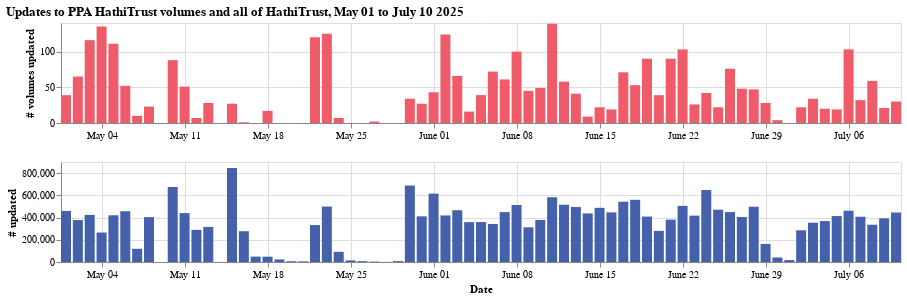

This figure's notebook cell:
### Code cell
ppa_ht_numchart = (
    alt.vconcat(ppa_num_chart, num_chart)
    .resolve_axis(x="shared")
    .properties(
        title=f"Updates to PPA HathiTrust volumes and all of HathiTrust, {earliest.strftime('%B %d')} to {latest.strftime('%B %d %Y')}"
    )
)

# saving this chart fails for smoe reason
# ppa_ht_numchart.save("figures/ppa_and_hathitrust_changes.pdf")

ppa_ht_numchart

### Figure 1 — Vega-Lite specification as saved in the notebook (floating-point values rounded to 4 significant figures)
{"$schema": "https://vega.github.io/schema/vega-lite/v5.20.1.json", "config": {"view": {"continuousHeight": 300, "continuousWidth": 300}}, "data": {"name": "data-224658dfa57a8b78dfff885e230c5faa"}, "datasets": {"data-224658dfa57a8b78dfff885e230c5faa": [{"date": "2025-05-01T00:00:00", "num_updated": 459707, "pct_ppa_updated": 0.007269, "pct_updated": 0.0243, "ppa_updated": 39}, {"date": "2025-05-02T00:00:00", "num_updated": 377472, "pct_ppa_updated": 0.01212, "pct_updated": 0.01995, "ppa_updated": 65}, {"date": "2025-05-03T00:00:00", "num_updated": 423831, "pct_ppa_updated": 0.02162, "pct_updated": 0.0224, "ppa_updated": 116}, {"date": "2025-05-04T00:00:00", "num_updated": 265070, "pct_ppa_updated": 0.02516, "pct_updated": 0.01401, "ppa_updated": 135}, {"date": "2025-05-05T00:00:00", "num_updated": 420486, "pct_ppa_updated": 0.02069, "pct_updated": 0.02222, "ppa_updated": 111}, {"date": "2025-05-06T00:00:00", "num_updated": 457121, "pct_ppa_updated": 0.009692, "pct_updated": 0.02416, "ppa_updated": 52}, {"date": "2025-05-07T00:00:00", "num_updated": 118717, "pct_ppa_updated": 0.001864, "pct_updated": 0.006274, "ppa_updated": 10}, {"date": "2025-05-08T00:00:00", "num_updated": 403917, "pct_ppa_updated": 0.004287, "pct_updated": 0.02135, "ppa_updated": 23}, {"date": "2025-05-10T00:00:00", "num_updated": 675112, "pct_ppa_updated": 0.0164, "pct_updated": 0.03568, "ppa_updated": 88}, {"date": "2025-05-11T00:00:00", "num_updated": 440304, "pct_ppa_updated": 0.009506, "pct_updated": 0.02327, "ppa_updated": 51}, {"date": "2025-05-12T00:00:00", "num_updated": 289095, "pct_ppa_updated": 0.001305, "pct_updated": 0.01528, "ppa_updated": 7}, {"date": "2025-05-13T00:00:00", "num_updated": 316016, "pct_ppa_updated": 0.005219, "pct_updated": 0.0167, "ppa_updated": 28}, {"date": "2025-05-14T00:00:00", "num_updated": 575, "pct_ppa_updated": 0.0, "pct_updated": 3.039e-05, "ppa_updated": 0}, {"date": "2025-05-15T00:00:00", "num_updated": 846329, "pct_ppa_updated": 0.005033, "pct_updated": 0.04473, "ppa_updated": 27}, {"date": "2025-05-16T00:00:00", "num_updated": 277052, "pct_ppa_updated": 0.0001864, "pct_updated": 0.01464, "ppa_updated": 1}, {"date": "2025-05-17T00:00:00", "num_updated": 48732, "pct_ppa_updated": 0.0, "pct_updated": 0.002576, "ppa_updated": 0}, {"date": "2025-05-18T00:00:00", "num_updated": 48021, "pct_ppa_updated": 0.003169, "pct_updated": 0.002538, "ppa_updated": 17}, {"date": "2025-05-19T00:00:00", "num_updated": 22824, "pct_ppa_updated": 0.0, "pct_updated": 0.001206, "ppa_updated": 0}, {"date": "2025-05-20T00:00:00", "num_updated": 6751, "pct_ppa_updated": 0.0, "pct_updated": 0.0003568, "ppa_updated": 0}, {"date": "2025-05-21T00:00:00", "num_updated": 5356, "pct_ppa_updated": 0.0, "pct_updated": 0.0002831, "ppa_updated": 0}, {"date": "2025-05-22T00:00:00", "num_updated": 332550, "pct_ppa_updated": 0.02237, "pct_updated": 0.01758, "ppa_updated": 120}, {"date": "2025-05-23T00:00:00", "num_updated": 499195, "pct_ppa_updated": 0.0233, "pct_updated": 0.02638, "ppa_updated": 125}, {"date": "2025-05-24T00:00:00", "num_updated": 91672, "pct_ppa_updated": 0.001305, "pct_updated": 0.004845, "ppa_updated": 7}, {"date": "2025-05-25T00:00:00", "num_updated": 14506, "pct_ppa_updated": 0.0, "pct_updated": 0.0007667, "ppa_updated": 0}, {"date": "2025-05-26T00:00:00", "num_updated": 7544, "pct_ppa_updated": 0.0, "pct_updated": 0.0003987, "ppa_updated": 0}, {"date": "2025-05-27T00:00:00", "num_updated": 3881, "pct_ppa_updated": 0.0003728, "pct_updated": 0.0002051, "ppa_updated": 2}, {"date": "2025-05-28T00:00:00", "num_updated": 929, "pct_ppa_updated": 0.0, "pct_updated": 4.91e-05, "ppa_updated": 0}, {"date": "2025-05-29T00:00:00", "num_updated": 8020, "pct_ppa_updated": 0.0, "pct_updated": 0.0004239, "ppa_updated": 0}, {"date": "2025-05-30T00:00:00", "num_updated": 687959, "pct_ppa_updated": 0.006337, "pct_updated": 0.03636, "ppa_updated": 34}, {"date": "2025-05-31T00:00:00", "num_updated": 410943, "pct_ppa_updated": 0.005033, "pct_updated": 0.02172, "ppa_updated": 27}, {"date": "2025-06-01T00:00:00", "num_updated": 615189, "pct_ppa_updated": 0.008015, "pct_updated": 0.03251, "ppa_updated": 43}, {"date": "2025-06-02T00:00:00", "num_updated": 419028, "pct_ppa_updated": 0.02311, "pct_updated": 0.02215, "ppa_updated": 124}, {"date": "2025-06-03T00:00:00", "num_updated": 465977, "pct_ppa_updated": 0.0123, "pct_updated": 0.02463, "ppa_updated": 66}, {"date": "2025-06-04T00:00:00", "num_updated": 358816, "pct_ppa_updated": 0.002982, "pct_updated": 0.01896, "ppa_updated": 16}, {"date": "2025-06-05T00:00:00", "num_updated": 359528, "pct_ppa_updated": 0.007269, "pct_updated": 0.019, "ppa_updated": 39}, {"date": "2025-06-06T00:00:00", "num_updated": 342298, "pct_ppa_updated": 0.01342, "pct_updated": 0.01809, "ppa_updated": 72}, {"date": "2025-06-07T00:00:00", "num_updated": 449139, "pct_ppa_updated": 0.01137, "pct_updated": 0.02374, "ppa_updated": 61}, {"date": "2025-06-08T00:00:00", "num_updated": 513151, "pct_ppa_updated": 0.01864, "pct_updated": 0.02712, "ppa_updated": 100}, {"date": "2025-06-09T00:00:00", "num_updated": 312105, "pct_ppa_updated": 0.008388, "pct_updated": 0.0165, "ppa_updated": 45}, {"date": "2025-06-10T00:00:00", "num_updated": 378394, "pct_ppa_updated": 0.009133, "pct_updated": 0.02, "ppa_updated": 49}, {"date": "2025-06-11T00:00:00", "num_updated": 582708, "pct_ppa_updated": 0.02591, "pct_updated": 0.0308, "ppa_updated": 139}, {"date": "2025-06-12T00:00:00", "num_updated": 515628, "pct_ppa_updated": 0.01081, "pct_updated": 0.02725, "ppa_updated": 58}, {"date": "2025-06-13T00:00:00", "num_updated": 495513, "pct_ppa_updated": 0.007642, "pct_updated": 0.02619, "ppa_updated": 41}, {"date": "2025-06-14T00:00:00", "num_updated": 437156, "pct_ppa_updated": 0.001678, "pct_updated": 0.0231, "ppa_updated": 9}, {"date": "2025-06-15T00:00:00", "num_updated": 487611, "pct_ppa_updated": 0.004101, "pct_updated": 0.02577, "ppa_updated": 22}, {"date": "2025-06-16T00:00:00", "num_updated": 446809, "pct_ppa_updated": 0.003541, "pct_updated": 0.02361, "ppa_updated": 19}, {"date": "2025-06-17T00:00:00", "num_updated": 542288, "pct_ppa_updated": 0.01323, "pct_updated": 0.02866, "ppa_updated": 71}, {"date": "2025-06-18T00:00:00", "num_updated": 559878, "pct_ppa_updated": 0.009879, "pct_updated": 0.02959, "ppa_updated": 53}, {"date": "2025-06-19T00:00:00", "num_updated": 408969, "pct_ppa_updated": 0.01678, "pct_updated": 0.02161, "ppa_updated": 90}, {"date": "2025-06-20T00:00:00", "num_updated": 280371, "pct_ppa_updated": 0.007269, "pct_updated": 0.01482, "ppa_updated": 39}, {"date": "2025-06-21T00:00:00", "num_updated": 381278, "pct_ppa_updated": 0.01678, "pct_updated": 0.02015, "ppa_updated": 90}, {"date": "2025-06-22T00:00:00", "num_updated": 505103, "pct_ppa_updated": 0.0192, "pct_updated": 0.0267, "ppa_updated": 103}, {"date": "2025-06-23T00:00:00", "num_updated": 417529, "pct_ppa_updated": 0.004846, "pct_updated": 0.02207, "ppa_updated": 26}, {"date": "2025-06-24T00:00:00", "num_updated": 647451, "pct_ppa_updated": 0.007829, "pct_updated": 0.03422, "ppa_updated": 42}, {"date": "2025-06-25T00:00:00", "num_updated": 470756, "pct_ppa_updated": 0.004101, "pct_updated": 0.02488, "ppa_updated": 22}, {"date": "2025-06-26T00:00:00", "num_updated": 449417, "pct_ppa_updated": 0.01417, "pct_updated": 0.02375, "ppa_updated": 76}, {"date": "2025-06-27T00:00:00", "num_updated": 405193, "pct_ppa_updated": 0.008947, "pct_updated": 0.02142, "ppa_updated": 48}, {"date": "2025-06-28T00:00:00", "num_updated": 497475, "pct_ppa_updated": 0.00876, "pct_updated": 0.02629, "ppa_updated": 47}, {"date": "2025-06-29T00:00:00", "num_updated": 161896, "pct_ppa_updated": 0.005219, "pct_updated": 0.008557, "ppa_updated": 28}, {"date": "2025-06-30T00:00:00", "num_updated": 40566, "pct_ppa_updated": 0.0007456, "pct_updated": 0.002144, "ppa_updated": 4}, {"date": "2025-07-01T00:00:00", "num_updated": 17230, "pct_ppa_updated": 0.0, "pct_updated": 0.0009106, "ppa_updated": 0}, {"date": "2025-07-02T00:00:00", "num_updated": 285218, "pct_ppa_updated": 0.004101, "pct_updated": 0.01507, "ppa_updated": 22}, {"date": "2025-07-03T00:00:00", "num_updated": 353668, "pct_ppa_updated": 0.006337, "pct_updated": 0.01869, "ppa_updated": 34}, {"date": "2025-07-04T00:00:00", "num_updated": 368403, "pct_ppa_updated": 0.003728, "pct_updated": 0.01947, "ppa_updated": 20}, {"date": "2025-07-05T00:00:00", "num_updated": 413547, "pct_ppa_updated": 0.003541, "pct_updated": 0.02186, "ppa_updated": 19}, {"date": "2025-07-06T00:00:00", "num_updated": 461452, "pct_ppa_updated": 0.0192, "pct_updated": 0.02439, "ppa_updated": 103}, {"date": "2025-07-07T00:00:00", "num_updated": 407286, "pct_ppa_updated": 0.005965, "pct_updated": 0.02153, "ppa_updated": 32}, {"date": "2025-07-08T00:00:00", "num_updated": 335421, "pct_ppa_updated": 0.011, "pct_updated": 0.01773, "ppa_updated": 59}, {"date": "2025-07-09T00:00:00", "num_updated": 392793, "pct_ppa_updated": 0.003914, "pct_updated": 0.02076, "ppa_updated": 21}, {"date": "2025-07-10T00:00:00", "num_updated": 445583, "pct_ppa_updated": 0.005592, "pct_updated": 0.02355, "ppa_updated": 30}]}, "resolve": {"axis": {"x": "shared"}}, "title": "Updates to PPA HathiTrust volumes and all of HathiTrust, May 01 to July 10 2025", "usermeta": {"embedOptions": {}}, "vconcat": [{"encoding": {"x": {"axis": {"format": "%B %d", "tickCount": "week"}, "field": "date", "title": "", "type": "temporal"}, "y": {"field": "ppa_updated", "title": "# volumes updated", "type": "quantitative"}}, "height": 100, "mark": {"color": "#f05b69", "type": "bar", "width": 10}, "usermeta": {"embedOptions": {}}, "width": 840}, {"encoding": {"x": {"axis": {"format": "%B %d", "tickCount": "week"}, "field": "date", "title": "Date", "type": "temporal"}, "y": {"field": "num_updated", "title": "# updated", "type": "quantitative"}}, "height": 100, "mark": {"color": "#4661ac", "type": "bar", "width": 10}, "usermeta": {"embedOptions": {}}, "width": 840}]}
